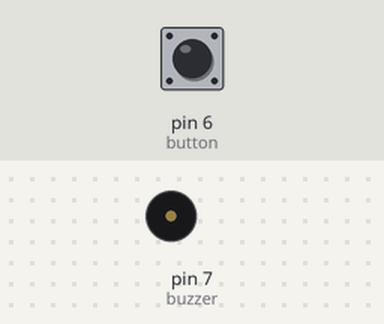
Simulated run of this sketch. Board: Arduino Uno, built with avr-gcc and run on an emulated ATmega328P. Shown: buzzer (waves = sounding, pin HIGH). The inputs (shaded band) are chosen by the test bench; at power-on: pin 6 (button) LOW. Pins used as bus, display or sensor lines are not drawn; what the sketch prints to the serial monitor is not drawn.

Above: at 7.8 s.
7.9 s: pin 6 (button) pulled HIGH for 3.2 s
At 9.7 s:
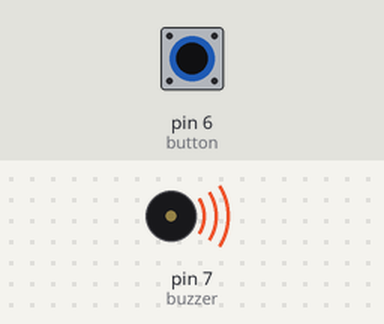
Timing chart, 0 to 13.4 s (numbered marks = the images above; inputs shaded):
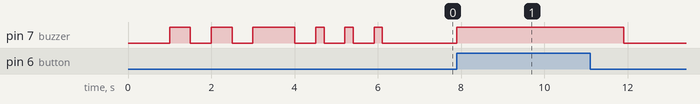

Measured:
- after the input at 7.9 s, pin 7 (buzzer): LOW → HIGH at once, → LOW 4.0 s later

The sketch:

BM_test.ino
```cpp
/**
 * @brief Tests probing multiple BM to establish initial communication.
 *
 * @Based on  Hale Konopka (jkonopka's work in communicating with one BM
 * @author by Emenike Goodluck
 *
 * See BM Testing Harness Schematic. Below is overview of testbench specs for which this was written:
 *   - Arduino UNO
 *       - The baud rate is 230400 bps. Arduino serial monitor do not operate up to this rate.
 *       - So, you will get useless characters displayed on your screen due to mismatched baud rate
 *   - 40V power supply
 *      - TOPPOWER STP6005DH), set to V=40, A=0.5A.
 *      - The BM will nominally pull 0.05A when inactive and 0.15A when in BOOT
 *        state (connect Vdd to arduino), and 0.2A when it is in PRIME state
 *   - Mock BM boards with voltage divider resistor network to simulate the BM
 *   - LHT00SU1 Oscilloscope and logic analyzer to decode the communication (Set this to capture 5M samples at 4MHz)
 *
 * @note This document is not intended to be the most complete and consise verification plan,
 *       but rather capture the key tests which were needed to establish communication with
 *       the BM (which can now be done reliably). Many intermediate functions and hours of
 *       debugging were intermittently used, this is a summary of important tests to complement
 *       notes.
 *
 *       - The round trip time of the communication between the master and each slave is about 800 microseconds
 *       - So allow a delay of at least 1 millisecond after sending a command before sending another command.
 */

#include "crc8.h" /* crcCalcCRC8() leaked from doc */

#define BMS_COMMAND_LEN 8
#define BM_RESPONSE_LEN 14
#define NO_BMS          3 //Number BM of modules
#define BAUD            230400


/* Packet Definitions */
#define HEAD                     (0x58)
#define GLOBAL_ADDR              (0xff)
#define DEFAULT_ADDR             (0xfe)

/* Command Definitions */
#define CMD_TRIGGER              (0x32)
#define CMD_SET_ADDRESS          (0x3c)
#define CMD_AUTOADDR_DONE        (0x41)
#define CMD_GLOBAL_SNAPSHOT      (0x46)
#define CMD_SEND_SUMMARY         (0x50)
#define CMD_SEND_ALL_VOLTAGES_1  (0xa0)
#define CMD_SEND_ALL_VOLTAGES_2  (0xa1)
#define CMD_SEND_ALL_VOLTAGES_3  (0xa2)
#define CMD_BALANCE_TARGET       (0xaa)
#define CMD_SUSI                 (0xfb)


byte TRIGGER_IN   = 13; // Used to set the BM for communication (active low)
byte buzzer       = 7; // Attach Buzzer to pin 7
byte button       = 6; // Attach button to pin 6 (Active high)
byte i            = 0; // Counter variable

//byte addresses[NO_BMS]; //Uncomment to use random addresses

/*
 *  Note that when using randon generated addresses, the address changes when you reset the arduino
 *  Therefore, you need to disconnect and reconnect the first BM's VCC pin to restart them.
 *  Random addresses are best when using many BMs
 */

byte addresses[NO_BMS] = {0xda, 0xbb, 0xac}; // comment to use random addresses
word cellVoltages [NO_BMS][12]; // Holds the voltages received from the BMs
word voltageSummaries[NO_BMS][6]; // {Min_voltage, Min_V_Location, Max_Voltage,Max_V_Location, AVG_Voltage,Status}
word temperatures[NO_BMS][2]; // {temp_1, temp_2}

//======================================= Setup Function ===========================================
void setup()
{
  // generate random addresses for the BMs
  randomSeed(analogRead(A0));

  /* Uncomment this block to use random addresses */
//  for (i = 0; i<NO_BMS; i++)
//  {
//    addresses[i] = random(0x00, 0xFD); //FE and FF are special addresses
//  }


  pinMode (TRIGGER_IN, OUTPUT);
  pinMode (buzzer, OUTPUT);
  pinMode (button, INPUT);

  Serial.begin(BAUD, SERIAL_8N1);
  Serial.setTimeout(2000);
  delay(1000); // Give the UART a bit of time in case it needs it

  //Sound buzzer to indicate that setup is complete and is about to assign addresses to the BMs
  digitalWrite(buzzer, HIGH);
  delay(500);
  digitalWrite(buzzer,LOW);
  delay(500);
  digitalWrite(buzzer, HIGH);
  delay(500);
  digitalWrite(buzzer,LOW);
  delay(500);

  // run the startup sequence
  assignAddresses(); //Assign addresses to the BMs

  //sound buzzer to know when it is done
  digitalWrite(buzzer, HIGH);
  delay(200);
  digitalWrite(buzzer,LOW);
  delay(500);
  digitalWrite(buzzer, HIGH);
  delay(200);
  digitalWrite(buzzer,LOW);
  delay(500);
  digitalWrite(buzzer, HIGH);
  delay(200);
  digitalWrite(buzzer,LOW);
  delay(500);
  deassertTrigger();

}

//========================================== Loop function ===========================
void loop()
{
  /*
   * Use the button to control which command to send
   */
  if(digitalRead(button) == HIGH) balanceTarget(addresses[0], 3300);
  //if(digitalRead(button) == HIGH)pollForVoltages();
  //if(digitalRead(button) == HIGH)resetTarget(0xff);

}

//============================ Functions to control Trigger pin ================================
/*
 *  During the assignment of addresses, the BM with active TRIGGER_IN captures the address
 *  This means that only one BM should have its TRIGGER_IN set to low
 *  The TRIGGER_IN is active low.
 */
 void assertTrigger()
 {
   digitalWrite(TRIGGER_IN, LOW);
 }

  void deassertTrigger()
 {
   digitalWrite(TRIGGER_IN, HIGH);
 }


//=========================================== Starting up the modules ===========================================
void assignAddresses()
{
  //declare commands
  byte auto_addr_done_cmd[BMS_COMMAND_LEN] = {HEAD, GLOBAL_ADDR, CMD_AUTOADDR_DONE, 0x00, 0x00, 0x00, 0x00, 0x00};
  auto_addr_done_cmd[7] = crcCalcCRC8(auto_addr_done_cmd, 7);

  byte global_set_addr_cmd[BMS_COMMAND_LEN] = {HEAD, GLOBAL_ADDR, CMD_SET_ADDRESS, DEFAULT_ADDR, 0x00, 0x00, 0x02, 0x00};

  byte trigger_cmd[BMS_COMMAND_LEN] = {HEAD, DEFAULT_ADDR, CMD_TRIGGER, 0x00, 0x00, 0x00, 0x00, 0x00};

  /*
   * Sound buzzer to indicate when communication starts so that you can start capture
   * This will help you to get ready for capture as the capture takes only 3 seconds due to the settings
   */

  digitalWrite(buzzer,HIGH);
  delay(1000);
  digitalWrite(buzzer,LOW);
  delay(500);

  // Now the assignment of the addresses begins
  for (i = 0; i<NO_BMS; i++)
  {
    /*
     * Since the TRIGGER_IN of the first BM is connected to the arduino, we have to treat it specially
     * At startup, all BMs set their TRIGGER_OUT high. This deactivates the next BM in the chain
     * This ensures that the BM connected to the master activates others in the chain
     * The algorithm is as follows:
     * 1. Assert the trigger of the BM connected to the master
     * 2. Send global set address command with the intended address (Lets say 0xBB). Response is expected with the given address
     * 3. Send trigger command using the address in (2) above (0xBB). This activates the next BM by setting TRIGGER_OUT low
     * No response is expected but the BM responds with address 0xFE
     * 4. Deassert the trigger of the BM connected to the master
     * Now we are done with the first BM. To set the address of others,do the following:
     * 5. Send global set address command with the intended address
     * 6. Send trigger command with the address in (5)
     * 7. Send trigger command with the address of the previous BM
     * 8. Repeat steps 5 to 7 till all BMs have gotten their addresses
     * 9. Send auto address done command to exit addressing mode. No response is expected
     */
    if(i==0)
    {
      //Activate the trigger (Step 1)
      assertTrigger();

      //update commands
      global_set_addr_cmd[3] = addresses[i];
      global_set_addr_cmd[7] = crcCalcCRC8(global_set_addr_cmd, 7);

      trigger_cmd[1] = addresses[i];
      trigger_cmd[7] = crcCalcCRC8(trigger_cmd, 7);


      //set address; response expected (Step 2)
      Serial.write(global_set_addr_cmd, BMS_COMMAND_LEN);
      delay(1);


      //Trigger the next BM; No response expected (Step 3)
      Serial.write(trigger_cmd, BMS_COMMAND_LEN); //This activates the next BM
      delay(1);

      //deactivate the first BM so that it won't capture the subsequent addresses (Step 4)
      deassertTrigger();
      delay(1);

    }

    // After the first BM has gotten its address, do these:
    else
    {
      global_set_addr_cmd[3] = addresses[i];
      global_set_addr_cmd[7] = crcCalcCRC8(global_set_addr_cmd, 7);

      trigger_cmd[1] = addresses[i];
      trigger_cmd[7] = crcCalcCRC8(trigger_cmd, 7);


      //set address; response expected (Step 5)
      Serial.write(global_set_addr_cmd, BMS_COMMAND_LEN);
      delay(1);

      //Activate the next BM; no response (You may see a response with address 0xFE) (Step 6)
      Serial.write(trigger_cmd, BMS_COMMAND_LEN); //This activates the next BM
      delay(1);

      //Deactivate this BM by triggering the previous BM; response expected (Step 7)
      trigger_cmd[1] =  addresses[i-1]; //Address the previous BM
      trigger_cmd[7] = crcCalcCRC8(trigger_cmd, 7);

      Serial.write(trigger_cmd, BMS_COMMAND_LEN);
      delay(1);

    }
      // Repeat till all BMs have gotten addresses
  }

  //Send auto address done command as all BMs now have an address; No response expected (Step 8)
  Serial.write(auto_addr_done_cmd, BMS_COMMAND_LEN);
}

//======================================= Requesting for voltages ==============================================
void pollForVoltages()
{
  byte bm_response_buffer[BM_RESPONSE_LEN]; // Buffer to store the responses from the BM
  memset(bm_response_buffer, 0xff, BM_RESPONSE_LEN);
    /*
     * Sound buzzer to indicate when communication starts so that we can start capture
     * This will help you to get ready for capture as the capture takes only 3 seconds due to the settings
   */
  digitalWrite(buzzer, HIGH);
  delay(2000);
  digitalWrite(buzzer,LOW);
  delay(500);

  // Declaring and initializing command packets
  byte global_snapshot[BMS_COMMAND_LEN] = {HEAD, GLOBAL_ADDR, CMD_GLOBAL_SNAPSHOT, 0x00, 0x1A, 0x01, 0x00, 0xFF}; //replace ox011A (283mA) with the current
  global_snapshot[7] = crcCalcCRC8(global_snapshot, 7);

  byte send_voltages1[BMS_COMMAND_LEN] = {HEAD, DEFAULT_ADDR, CMD_SEND_ALL_VOLTAGES_1, 0x00, 0x00, 0x00, 0x00, 0xFF};
  byte send_voltages2[BMS_COMMAND_LEN] = {HEAD, DEFAULT_ADDR, CMD_SEND_ALL_VOLTAGES_2, 0x00, 0x00, 0x00, 0x00, 0xFF};
  byte send_voltages3[BMS_COMMAND_LEN] = {HEAD, DEFAULT_ADDR, CMD_SEND_ALL_VOLTAGES_3, 0x00, 0x00, 0x00, 0x00, 0xFF};

  //Send command for the BMs to store the voltages in their memory
  Serial.write(global_snapshot, BMS_COMMAND_LEN); //no response
  delay(1);

  // Loop through all the BMs
  for(i=0; i<NO_BMS; i++)
  {
    send_voltages1[1] = addresses[i];
    send_voltages1[7] = crcCalcCRC8(send_voltages1, 7);

    send_voltages2[1] = addresses[i];
    send_voltages2[7] = crcCalcCRC8(send_voltages2, 7);

    send_voltages3[1] = addresses[i];
    send_voltages3[7] = crcCalcCRC8(send_voltages3, 7);

    //Get voltage readings

    /*
      * You can write a function that reads the response and stores it for analysis
      * This may be to display it on an LCD or send it for visualization
      * The reading is not implemented here as it is assumed that you are using a logic analyzer
      * With the received voltages, you can send a balance target command with the target voltage.
    */
    //clearSerialBuffer();
    Serial.write(send_voltages1, BMS_COMMAND_LEN); //There will be response from addressed BM
    Serial.flush();
    delay(1);

    if (Serial.available()>0)
    {
    // read the incoming byte:
    Serial.print("\nAvailable bytes: ");
    Serial.println(Serial.available(),DEC);
    int response_bytes = Serial.readBytes((byte*)bm_response_buffer, BM_RESPONSE_LEN);
    Serial.print ("Message received for address: ox");
    Serial.println(send_voltages1[1],HEX);
    Serial.print ("{");
    for(int j = 0; j<sizeof(bm_response_buffer); j++)
    {
      Serial.print(bm_response_buffer[j], HEX);
      Serial.print(",");
    }
    Serial.println("}");

    byte CRC8 = crcCalcCRC8(bm_response_buffer, BM_RESPONSE_LEN);
    if (response_bytes !=BM_RESPONSE_LEN || CRC8 !=0x00) Serial.println ("Error in message received");
    else
    {
      cellVoltages[i][0] = word(bm_response_buffer[3],bm_response_buffer[2]); // Cell 1 voltage
      cellVoltages[i][1] = word(bm_response_buffer[5],bm_response_buffer[4]); // Cell 2 voltage
      cellVoltages[i][2] = word(bm_response_buffer[7],bm_response_buffer[6]); // Cell 3 voltage
      cellVoltages[i][3] = word(bm_response_buffer[9],bm_response_buffer[8]); // Cell 4 voltage
    }
    }


     // word voltage = word(MSB, LSB)+1; // use this to interprete the voltage
    //clearSerialBuffer();
    memset(bm_response_buffer, 0xff, BM_RESPONSE_LEN); // Reset the buffer
    Serial.write(send_voltages2, BMS_COMMAND_LEN); //There will be response from addressed BM
    Serial.flush();
    delay(1);
    if (Serial.available() > 0)
    {
    // read the incoming byte:
    int response_bytes = Serial.readBytes((byte*)bm_response_buffer, BM_RESPONSE_LEN);
    byte CRC8 = crcCalcCRC8(bm_response_buffer, BM_RESPONSE_LEN);

    if (response_bytes !=BM_RESPONSE_LEN /*|| CRC8 !=0x00*/)
    {
      Serial.println ("Error in message received");
    }
    else
    {
      cellVoltages[i][4] = word(bm_response_buffer[3],bm_response_buffer[2]); // Cell 5 voltage
      cellVoltages[i][5] = word(bm_response_buffer[5],bm_response_buffer[4]); // Cell 6 voltage
      cellVoltages[i][6] = word(bm_response_buffer[7],bm_response_buffer[6]); // Cell 7 voltage
      cellVoltages[i][7] = word(bm_response_buffer[9],bm_response_buffer[8]); // Cell 8 voltage
    }
    }

    //clearSerialBuffer();
    memset(bm_response_buffer, 0xff, BM_RESPONSE_LEN);
    Serial.write(send_voltages3, BMS_COMMAND_LEN); //There will be response from addressed BM
    Serial.flush();
    delay(1);
    if (Serial.available() > 0)
    {
    // read the incoming byte:
    int response_bytes = Serial.readBytes((byte*)bm_response_buffer, BM_RESPONSE_LEN);
    byte CRC8 = crcCalcCRC8(bm_response_buffer, BM_RESPONSE_LEN);
    if (response_bytes !=BM_RESPONSE_LEN /*|| CRC8 !=0x00*/) Serial.println ("Error in message received");
    else
    {
      cellVoltages[i][8] = word(bm_response_buffer[3],bm_response_buffer[2]); // Cell 9 voltage
      cellVoltages[i][9] = word(bm_response_buffer[5],bm_response_buffer[4]); // Cell 10 voltage
      cellVoltages[i][10] = word(bm_response_buffer[7],bm_response_buffer[6]); // Cell 11 voltage
      cellVoltages[i][11] = word(bm_response_buffer[9],bm_response_buffer[8]); // Cell 12 voltage
    }
    }

    //clearSerialBuffer();
    memset(bm_response_buffer, 0xff, BM_RESPONSE_LEN);
    sendSummary(addresses[i], 283); // 283 mA as the ESS_Current. Change this value to the actual current
    Serial.flush();
    if (Serial.available() > 0)
    {
      // read the incoming byte:
      int response_bytes = Serial.readBytes((byte*)bm_response_buffer, BM_RESPONSE_LEN);
      byte CRC8 = crcCalcCRC8(bm_response_buffer, BM_RESPONSE_LEN);
      if (response_bytes !=BM_RESPONSE_LEN /*|| CRC8 !=0x00*/) Serial.println ("Error in message received");
      else
      {
        voltageSummaries[i][0] = word(bm_response_buffer[3],bm_response_buffer[2])+1; // Minimum cell Voltage
        voltageSummaries[i][1] = (uint8_t)(bm_response_buffer[8]<< 4) >> 4; // Minimum cell voltage location (Lower nibble)
        voltageSummaries[i][2] = word(bm_response_buffer[5],bm_response_buffer[4])+1; // Maximum cell voltage
        voltageSummaries[i][3] = (uint8_t)bm_response_buffer[8] >> 4; // Maximum cell voltage Location (upper nibble)
        voltageSummaries[i][4] = word(bm_response_buffer[7],bm_response_buffer[6])+1; // Average voltage
        voltageSummaries[i][5] = bm_response_buffer[12]; //status

        /*
         * Calculating the temperatures is a bit tricky as they are represented using 12 bits each and combined to form 24 bit data
         * Temperature sensor 1 reading is contained in the lower 12 bits while
         * Temprature sensor 2 reading is contained in the upper 12 bits
         * Since message is received as lsb-first, if we received {0xAB, 0xCD, 0xEF}, it is acually 0xEFCDAB when written
         * In this case, temp 1 sensor reading is 0xDAB and temp 2 reading is 0xEFC
         * Interpreting the received temperature is as follows:
         */
        word temp1_lsb = bm_response_buffer[9]; //lsb-first
        word temp1_msb = (uint8_t)(bm_response_buffer[10]<<4) >> 4;  //lsb of response byte[10]
        word temp1 = temp1_msb << 4 | temp1_lsb;;
        temperatures[i][0] = temp1; // Store the temperature reading

        word temp2_msb = bm_response_buffer[11]; //lsb-first
        word temp2_lsb = (uint8_t)bm_response_buffer[10] >> 4;//msb of response byte[10]
        word temp2 = temp2_msb << 4 | temp2_lsb;
        temperatures[i][1] = temp2;

      }
     }

  }
}

// ================================== Balance target function ==================================
void balanceTarget(byte address, word target)
{
  /*
   *  This command tells the BM to maintain the voltage of the batteries within the specified target voltage
   *  This is best when using a battery module otherwise it will start balancing the resistors
   *  If you are using the mock battery module, run resetTarget shortly after running this
 */
 digitalWrite(buzzer,HIGH);
 delay(1000);
 digitalWrite(buzzer, LOW);
  // address can be in hex or dec. target is in millivolts
  byte lsb_byte = lowByte(target-1);
  byte msb_byte = highByte(target-1);
  byte balance_target[BMS_COMMAND_LEN] = {HEAD, address, CMD_BALANCE_TARGET, 0x00, lsb_byte, msb_byte, 0x00, 0xFF};
  balance_target[7] = crcCalcCRC8(balance_target, 7);

  /* Send balance target */
  Serial.write(balance_target, BMS_COMMAND_LEN);
  Serial.flush();
  delay(1);
}

// ============================================ Reset Target Function ===========================================
void resetTarget(byte address)
{
  /*
   *  This function commands the BM to stop balancing the cells
   *  The reset target voltage is 4096 mV = 0x0FFF (That is 4096 -1)
   *  The N-1 has been taken care of in the balanceTarget() function
   */
  balanceTarget(address, 4096);
}

// ========================================== Send summarry function ===========================================
void sendSummary(byte address, word Ess_Current)
{
  /*
   * This commands the BM to send the sumarry of its status
   * It returns the minimun, maximum and average voltages of the cells
   * It also returns the temperature readings from the temperature sensors
   * Use this function to make fast decisions  and to get temperature readings
   */

  // address can be in hex or dec. Ess_Current is in milliamps. It is the current entering or leaving the pack
  byte lsb_byte = lowByte(Ess_Current-1);
  byte msb_byte = highByte(Ess_Current-1);
  byte send_summary[BMS_COMMAND_LEN] = {HEAD, address, CMD_SEND_SUMMARY, 0x00, lsb_byte, msb_byte, 0x00, 0xFF};
  send_summary[7] = crcCalcCRC8(send_summary, 7);

  /* Send summary */
  Serial.write(send_summary, BMS_COMMAND_LEN);
  Serial.flush();
  delay(1);
}

/*
 * You can write a function that displays the voltages here.
 * Note that Arduino does not decode the BM responses correctly
 */
```

Source omitted: crc8.cpp (3822 bytes), crc8.h (65 bytes)
